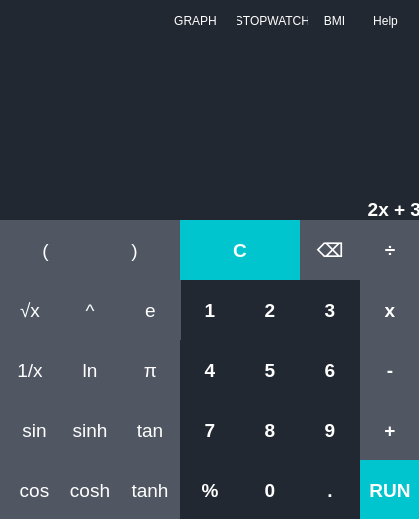
<?xml version="1.0" encoding="UTF-8"?>
<ui version="4.0">
 <class>Dialog</class>
 <widget class="QDialog" name="Dialog">
  <property name="geometry">
   <rect>
    <x>0</x>
    <y>0</y>
    <width>419</width>
    <height>519</height>
   </rect>
  </property>
  <property name="windowTitle">
   <string>Dialog</string>
  </property>
  <property name="styleSheet">
   <string notr="true">background-color:rgb(34, 40, 49);


</string>
  </property>
  <widget class="QLabel" name="display">
   <property name="geometry">
    <rect>
     <x>0</x>
     <y>180</y>
     <width>421</width>
     <height>41</height>
    </rect>
   </property>
   <property name="font">
    <font>
     <family>Microsoft YaHei UI</family>
     <pointsize>14</pointsize>
     <weight>75</weight>
     <bold>true</bold>
    </font>
   </property>
   <property name="styleSheet">
    <string notr="true">color:rgb(255,255,255);
</string>
   </property>
   <property name="text">
    <string>2x + 3</string>
   </property>
   <property name="alignment">
    <set>Qt::AlignBottom|Qt::AlignRight|Qt::AlignTrailing</set>
   </property>
   <property name="margin">
    <number>10</number>
   </property>
  </widget>
  <widget class="QPushButton" name="button_number_one">
   <property name="geometry">
    <rect>
     <x>180</x>
     <y>280</y>
     <width>60</width>
     <height>60</height>
    </rect>
   </property>
   <property name="font">
    <font>
     <family>Microsoft YaHei UI</family>
     <pointsize>14</pointsize>
     <weight>75</weight>
     <bold>true</bold>
    </font>
   </property>
   <property name="styleSheet">
    <string notr="true">QPushButton{
color:rgb(255,255,255);
border-style:none
}

QPushButton:pressed{
color:rgb(0,0,0);
background-color:rgb(149, 153, 160);
}</string>
   </property>
   <property name="text">
    <string>1</string>
   </property>
  </widget>
  <widget class="QPushButton" name="button_open">
   <property name="geometry">
    <rect>
     <x>0</x>
     <y>220</y>
     <width>91</width>
     <height>60</height>
    </rect>
   </property>
   <property name="font">
    <font>
     <family>Microsoft YaHei UI</family>
     <pointsize>14</pointsize>
     <weight>50</weight>
     <bold>false</bold>
    </font>
   </property>
   <property name="styleSheet">
    <string notr="true">QPushButton{
color:rgb(255,255,255);
background-color:rgb(80, 87, 99);
border-style:none
}

QPushButton:pressed{
color:rgb(0,0,0);
background-color:rgb(149, 153, 160);
}</string>
   </property>
   <property name="text">
    <string>(</string>
   </property>
  </widget>
  <widget class="QPushButton" name="button_close">
   <property name="geometry">
    <rect>
     <x>89</x>
     <y>220</y>
     <width>91</width>
     <height>60</height>
    </rect>
   </property>
   <property name="font">
    <font>
     <family>Microsoft YaHei UI</family>
     <pointsize>14</pointsize>
     <weight>50</weight>
     <bold>false</bold>
    </font>
   </property>
   <property name="styleSheet">
    <string notr="true">QPushButton{
color:rgb(255,255,255);
background-color:rgb(80, 87, 99);
border-style:none
}

QPushButton:pressed{
color:rgb(0,0,0);
background-color:rgb(149, 153, 160);
}</string>
   </property>
   <property name="text">
    <string>)</string>
   </property>
  </widget>
  <widget class="QPushButton" name="button_division">
   <property name="geometry">
    <rect>
     <x>360</x>
     <y>220</y>
     <width>60</width>
     <height>60</height>
    </rect>
   </property>
   <property name="font">
    <font>
     <family>Microsoft YaHei UI</family>
     <pointsize>14</pointsize>
     <weight>75</weight>
     <bold>true</bold>
    </font>
   </property>
   <property name="styleSheet">
    <string notr="true">QPushButton{
color:rgb(255,255,255);
background-color:rgb(80, 87, 99);
border-style:none
}

QPushButton:pressed{
color:rgb(0,0,0);
background-color:rgb(149, 153, 160);
}</string>
   </property>
   <property name="text">
    <string>÷</string>
   </property>
  </widget>
  <widget class="QPushButton" name="button_clear_all">
   <property name="geometry">
    <rect>
     <x>180</x>
     <y>220</y>
     <width>120</width>
     <height>60</height>
    </rect>
   </property>
   <property name="font">
    <font>
     <family>Microsoft YaHei UI</family>
     <pointsize>14</pointsize>
     <weight>75</weight>
     <bold>true</bold>
    </font>
   </property>
   <property name="styleSheet">
    <string notr="true">QPushButton{
color:rgb(255,255,255);
background-color:rgb(0, 196, 206);
border-style:none
}

QPushButton:pressed{
color:rgb(0,0,0);
background-color:rgb(107, 233, 239);
}</string>
   </property>
   <property name="text">
    <string>C</string>
   </property>
  </widget>
  <widget class="QPushButton" name="button_delete">
   <property name="geometry">
    <rect>
     <x>300</x>
     <y>220</y>
     <width>60</width>
     <height>60</height>
    </rect>
   </property>
   <property name="font">
    <font>
     <family>Microsoft YaHei UI</family>
     <pointsize>14</pointsize>
     <weight>75</weight>
     <bold>true</bold>
    </font>
   </property>
   <property name="styleSheet">
    <string notr="true">QPushButton{
color:rgb(255,255,255);
background-color:rgb(80, 87, 99);
border-style:none
}

QPushButton:pressed{
color:rgb(0,0,0);
background-color:rgb(149, 153, 160);
}</string>
   </property>
   <property name="text">
    <string>⌫</string>
   </property>
  </widget>
  <widget class="QPushButton" name="button_exponent">
   <property name="geometry">
    <rect>
     <x>60</x>
     <y>280</y>
     <width>60</width>
     <height>60</height>
    </rect>
   </property>
   <property name="font">
    <font>
     <family>Microsoft YaHei UI</family>
     <pointsize>14</pointsize>
     <weight>50</weight>
     <bold>false</bold>
    </font>
   </property>
   <property name="styleSheet">
    <string notr="true">QPushButton{
color:rgb(255,255,255);
background-color:rgb(80, 87, 99);
border-style:none
}

QPushButton:pressed{
color:rgb(0,0,0);
background-color:rgb(149, 153, 160);
}</string>
   </property>
   <property name="text">
    <string>^</string>
   </property>
  </widget>
  <widget class="QPushButton" name="button_fraction">
   <property name="geometry">
    <rect>
     <x>0</x>
     <y>340</y>
     <width>60</width>
     <height>60</height>
    </rect>
   </property>
   <property name="font">
    <font>
     <family>Microsoft YaHei UI</family>
     <pointsize>14</pointsize>
     <weight>50</weight>
     <bold>false</bold>
    </font>
   </property>
   <property name="styleSheet">
    <string notr="true">QPushButton{
color:rgb(255,255,255);
background-color:rgb(80, 87, 99);
border-style:none
}

QPushButton:pressed{
color:rgb(0,0,0);
background-color:rgb(149, 153, 160);
}</string>
   </property>
   <property name="text">
    <string>1/x</string>
   </property>
  </widget>
  <widget class="QPushButton" name="button_ln">
   <property name="geometry">
    <rect>
     <x>60</x>
     <y>340</y>
     <width>60</width>
     <height>60</height>
    </rect>
   </property>
   <property name="font">
    <font>
     <family>Microsoft YaHei UI</family>
     <pointsize>14</pointsize>
     <weight>50</weight>
     <bold>false</bold>
    </font>
   </property>
   <property name="styleSheet">
    <string notr="true">QPushButton{
color:rgb(255,255,255);
background-color:rgb(80, 87, 99);
border-style:none
}

QPushButton:pressed{
color:rgb(0,0,0);
background-color:rgb(149, 153, 160);
}</string>
   </property>
   <property name="text">
    <string>ln</string>
   </property>
  </widget>
  <widget class="QPushButton" name="button_sqrt">
   <property name="geometry">
    <rect>
     <x>0</x>
     <y>280</y>
     <width>60</width>
     <height>60</height>
    </rect>
   </property>
   <property name="font">
    <font>
     <family>Microsoft YaHei UI</family>
     <pointsize>14</pointsize>
     <weight>50</weight>
     <bold>false</bold>
    </font>
   </property>
   <property name="styleSheet">
    <string notr="true">QPushButton{
color:rgb(255,255,255);
background-color:rgb(80, 87, 99);
border-style:none
}

QPushButton:pressed{
color:rgb(0,0,0);
background-color:rgb(149, 153, 160);
}</string>
   </property>
   <property name="text">
    <string>√x</string>
   </property>
  </widget>
  <widget class="QPushButton" name="button_cos">
   <property name="geometry">
    <rect>
     <x>-1</x>
     <y>460</y>
     <width>71</width>
     <height>60</height>
    </rect>
   </property>
   <property name="font">
    <font>
     <family>Microsoft YaHei UI</family>
     <pointsize>14</pointsize>
     <weight>50</weight>
     <bold>false</bold>
    </font>
   </property>
   <property name="styleSheet">
    <string notr="true">QPushButton{
color:rgb(255,255,255);
background-color:rgb(80, 87, 99);
border-style:none
}

QPushButton:pressed{
color:rgb(0,0,0);
background-color:rgb(149, 153, 160);
}</string>
   </property>
   <property name="text">
    <string>cos</string>
   </property>
  </widget>
  <widget class="QPushButton" name="button_e">
   <property name="geometry">
    <rect>
     <x>120</x>
     <y>280</y>
     <width>61</width>
     <height>60</height>
    </rect>
   </property>
   <property name="font">
    <font>
     <family>Microsoft YaHei UI</family>
     <pointsize>14</pointsize>
     <weight>50</weight>
     <bold>false</bold>
    </font>
   </property>
   <property name="styleSheet">
    <string notr="true">QPushButton{
color:rgb(255,255,255);
background-color:rgb(80, 87, 99);
border-style:none
}

QPushButton:pressed{
color:rgb(0,0,0);
background-color:rgb(149, 153, 160);
}</string>
   </property>
   <property name="text">
    <string>e</string>
   </property>
  </widget>
  <widget class="QPushButton" name="button_sin">
   <property name="geometry">
    <rect>
     <x>-1</x>
     <y>400</y>
     <width>71</width>
     <height>60</height>
    </rect>
   </property>
   <property name="font">
    <font>
     <family>Microsoft YaHei UI</family>
     <pointsize>14</pointsize>
     <weight>50</weight>
     <bold>false</bold>
    </font>
   </property>
   <property name="styleSheet">
    <string notr="true">QPushButton{
color:rgb(255,255,255);
background-color:rgb(80, 87, 99);
border-style:none
}

QPushButton:pressed{
color:rgb(0,0,0);
background-color:rgb(149, 153, 160);
}</string>
   </property>
   <property name="text">
    <string>sin</string>
   </property>
  </widget>
  <widget class="QPushButton" name="button_tan">
   <property name="geometry">
    <rect>
     <x>120</x>
     <y>400</y>
     <width>60</width>
     <height>60</height>
    </rect>
   </property>
   <property name="font">
    <font>
     <family>Microsoft YaHei UI</family>
     <pointsize>14</pointsize>
     <weight>50</weight>
     <bold>false</bold>
    </font>
   </property>
   <property name="styleSheet">
    <string notr="true">QPushButton{
color:rgb(255,255,255);
background-color:rgb(80, 87, 99);
border-style:none
}

QPushButton:pressed{
color:rgb(0,0,0);
background-color:rgb(149, 153, 160);
}</string>
   </property>
   <property name="text">
    <string>tan</string>
   </property>
  </widget>
  <widget class="QPushButton" name="button_cosh">
   <property name="geometry">
    <rect>
     <x>60</x>
     <y>460</y>
     <width>60</width>
     <height>60</height>
    </rect>
   </property>
   <property name="font">
    <font>
     <family>Microsoft YaHei UI</family>
     <pointsize>14</pointsize>
     <weight>50</weight>
     <bold>false</bold>
    </font>
   </property>
   <property name="styleSheet">
    <string notr="true">QPushButton{
color:rgb(255,255,255);
background-color:rgb(80, 87, 99);
border-style:none
}

QPushButton:pressed{
color:rgb(0,0,0);
background-color:rgb(149, 153, 160);
}</string>
   </property>
   <property name="text">
    <string>cosh</string>
   </property>
  </widget>
  <widget class="QPushButton" name="button_pi">
   <property name="geometry">
    <rect>
     <x>120</x>
     <y>340</y>
     <width>61</width>
     <height>60</height>
    </rect>
   </property>
   <property name="font">
    <font>
     <family>Microsoft YaHei UI</family>
     <pointsize>14</pointsize>
     <weight>50</weight>
     <bold>false</bold>
    </font>
   </property>
   <property name="styleSheet">
    <string notr="true">QPushButton{
color:rgb(255,255,255);
background-color:rgb(80, 87, 99);
border-style:none
}

QPushButton:pressed{
color:rgb(0,0,0);
background-color:rgb(149, 153, 160);
}</string>
   </property>
   <property name="text">
    <string>π</string>
   </property>
  </widget>
  <widget class="QPushButton" name="button_sinh">
   <property name="geometry">
    <rect>
     <x>60</x>
     <y>400</y>
     <width>60</width>
     <height>60</height>
    </rect>
   </property>
   <property name="font">
    <font>
     <family>Microsoft YaHei UI</family>
     <pointsize>14</pointsize>
     <weight>50</weight>
     <bold>false</bold>
    </font>
   </property>
   <property name="styleSheet">
    <string notr="true">QPushButton{
color:rgb(255,255,255);
background-color:rgb(80, 87, 99);
border-style:none
}

QPushButton:pressed{
color:rgb(0,0,0);
background-color:rgb(149, 153, 160);
}</string>
   </property>
   <property name="text">
    <string>sinh</string>
   </property>
  </widget>
  <widget class="QPushButton" name="button_tanh">
   <property name="geometry">
    <rect>
     <x>120</x>
     <y>460</y>
     <width>60</width>
     <height>60</height>
    </rect>
   </property>
   <property name="font">
    <font>
     <family>Microsoft YaHei UI</family>
     <pointsize>14</pointsize>
     <weight>50</weight>
     <bold>false</bold>
    </font>
   </property>
   <property name="styleSheet">
    <string notr="true">QPushButton{
color:rgb(255,255,255);
background-color:rgb(80, 87, 99);
border-style:none
}

QPushButton:pressed{
color:rgb(0,0,0);
background-color:rgb(149, 153, 160);
}</string>
   </property>
   <property name="text">
    <string>tanh</string>
   </property>
  </widget>
  <widget class="QPushButton" name="button_number_two">
   <property name="geometry">
    <rect>
     <x>240</x>
     <y>280</y>
     <width>60</width>
     <height>60</height>
    </rect>
   </property>
   <property name="font">
    <font>
     <family>Microsoft YaHei UI</family>
     <pointsize>14</pointsize>
     <weight>75</weight>
     <bold>true</bold>
    </font>
   </property>
   <property name="styleSheet">
    <string notr="true">QPushButton{
color:rgb(255,255,255);
border-style:none
}

QPushButton:pressed{
color:rgb(0,0,0);
background-color:rgb(149, 153, 160);
}</string>
   </property>
   <property name="text">
    <string>2</string>
   </property>
  </widget>
  <widget class="QPushButton" name="button_number_three">
   <property name="geometry">
    <rect>
     <x>300</x>
     <y>280</y>
     <width>60</width>
     <height>60</height>
    </rect>
   </property>
   <property name="font">
    <font>
     <family>Microsoft YaHei UI</family>
     <pointsize>14</pointsize>
     <weight>75</weight>
     <bold>true</bold>
    </font>
   </property>
   <property name="styleSheet">
    <string notr="true">QPushButton{
color:rgb(255,255,255);
border-style:none
}

QPushButton:pressed{
color:rgb(0,0,0);
background-color:rgb(149, 153, 160);
}</string>
   </property>
   <property name="text">
    <string>3</string>
   </property>
  </widget>
  <widget class="QPushButton" name="button_number_five">
   <property name="geometry">
    <rect>
     <x>240</x>
     <y>340</y>
     <width>60</width>
     <height>60</height>
    </rect>
   </property>
   <property name="font">
    <font>
     <family>Microsoft YaHei UI</family>
     <pointsize>14</pointsize>
     <weight>75</weight>
     <bold>true</bold>
    </font>
   </property>
   <property name="styleSheet">
    <string notr="true">QPushButton{
color:rgb(255,255,255);
border-style:none
}

QPushButton:pressed{
color:rgb(0,0,0);
background-color:rgb(149, 153, 160);
}</string>
   </property>
   <property name="text">
    <string>5</string>
   </property>
  </widget>
  <widget class="QPushButton" name="button_number_four">
   <property name="geometry">
    <rect>
     <x>180</x>
     <y>340</y>
     <width>60</width>
     <height>60</height>
    </rect>
   </property>
   <property name="font">
    <font>
     <family>Microsoft YaHei UI</family>
     <pointsize>14</pointsize>
     <weight>75</weight>
     <bold>true</bold>
    </font>
   </property>
   <property name="styleSheet">
    <string notr="true">QPushButton{
color:rgb(255,255,255);
border-style:none
}

QPushButton:pressed{
color:rgb(0,0,0);
background-color:rgb(149, 153, 160);
}</string>
   </property>
   <property name="text">
    <string>4</string>
   </property>
  </widget>
  <widget class="QPushButton" name="button_number_six">
   <property name="geometry">
    <rect>
     <x>300</x>
     <y>340</y>
     <width>60</width>
     <height>60</height>
    </rect>
   </property>
   <property name="font">
    <font>
     <family>Microsoft YaHei UI</family>
     <pointsize>14</pointsize>
     <weight>75</weight>
     <bold>true</bold>
    </font>
   </property>
   <property name="styleSheet">
    <string notr="true">QPushButton{
color:rgb(255,255,255);
border-style:none
}

QPushButton:pressed{
color:rgb(0,0,0);
background-color:rgb(149, 153, 160);
}</string>
   </property>
   <property name="text">
    <string>6</string>
   </property>
  </widget>
  <widget class="QPushButton" name="button_number_eight">
   <property name="geometry">
    <rect>
     <x>240</x>
     <y>400</y>
     <width>60</width>
     <height>60</height>
    </rect>
   </property>
   <property name="font">
    <font>
     <family>Microsoft YaHei UI</family>
     <pointsize>14</pointsize>
     <weight>75</weight>
     <bold>true</bold>
    </font>
   </property>
   <property name="styleSheet">
    <string notr="true">QPushButton{
color:rgb(255,255,255);
border-style:none
}

QPushButton:pressed{
color:rgb(0,0,0);
background-color:rgb(149, 153, 160);
}</string>
   </property>
   <property name="text">
    <string>8</string>
   </property>
  </widget>
  <widget class="QPushButton" name="button_number_seven">
   <property name="geometry">
    <rect>
     <x>180</x>
     <y>400</y>
     <width>60</width>
     <height>60</height>
    </rect>
   </property>
   <property name="font">
    <font>
     <family>Microsoft YaHei UI</family>
     <pointsize>14</pointsize>
     <weight>75</weight>
     <bold>true</bold>
    </font>
   </property>
   <property name="styleSheet">
    <string notr="true">QPushButton{
color:rgb(255,255,255);
border-style:none
}

QPushButton:pressed{
color:rgb(0,0,0);
background-color:rgb(149, 153, 160);
}</string>
   </property>
   <property name="text">
    <string>7</string>
   </property>
  </widget>
  <widget class="QPushButton" name="button_number_nine">
   <property name="geometry">
    <rect>
     <x>300</x>
     <y>400</y>
     <width>60</width>
     <height>60</height>
    </rect>
   </property>
   <property name="font">
    <font>
     <family>Microsoft YaHei UI</family>
     <pointsize>14</pointsize>
     <weight>75</weight>
     <bold>true</bold>
    </font>
   </property>
   <property name="styleSheet">
    <string notr="true">QPushButton{
color:rgb(255,255,255);
border-style:none
}

QPushButton:pressed{
color:rgb(0,0,0);
background-color:rgb(149, 153, 160);
}</string>
   </property>
   <property name="text">
    <string>9</string>
   </property>
  </widget>
  <widget class="QPushButton" name="button_zero">
   <property name="geometry">
    <rect>
     <x>240</x>
     <y>460</y>
     <width>60</width>
     <height>60</height>
    </rect>
   </property>
   <property name="font">
    <font>
     <family>Microsoft YaHei UI</family>
     <pointsize>14</pointsize>
     <weight>75</weight>
     <bold>true</bold>
    </font>
   </property>
   <property name="styleSheet">
    <string notr="true">QPushButton{
color:rgb(255,255,255);
border-style:none
}

QPushButton:pressed{
color:rgb(0,0,0);
background-color:rgb(149, 153, 160);
}</string>
   </property>
   <property name="text">
    <string>0</string>
   </property>
  </widget>
  <widget class="QPushButton" name="button_percent">
   <property name="geometry">
    <rect>
     <x>180</x>
     <y>460</y>
     <width>60</width>
     <height>60</height>
    </rect>
   </property>
   <property name="font">
    <font>
     <family>Microsoft YaHei UI</family>
     <pointsize>14</pointsize>
     <weight>75</weight>
     <bold>true</bold>
    </font>
   </property>
   <property name="styleSheet">
    <string notr="true">QPushButton{
color:rgb(255,255,255);
border-style:none
}

QPushButton:pressed{
color:rgb(0,0,0);
background-color:rgb(149, 153, 160);
}</string>
   </property>
   <property name="text">
    <string>%</string>
   </property>
  </widget>
  <widget class="QPushButton" name="button_decimal">
   <property name="geometry">
    <rect>
     <x>300</x>
     <y>460</y>
     <width>60</width>
     <height>60</height>
    </rect>
   </property>
   <property name="font">
    <font>
     <family>Microsoft YaHei UI</family>
     <pointsize>14</pointsize>
     <weight>75</weight>
     <bold>true</bold>
    </font>
   </property>
   <property name="styleSheet">
    <string notr="true">QPushButton{
color:rgb(255,255,255);
border-style:none
}

QPushButton:pressed{
color:rgb(0,0,0);
background-color:rgb(149, 153, 160);
}</string>
   </property>
   <property name="text">
    <string>.</string>
   </property>
  </widget>
  <widget class="QPushButton" name="button_multiply">
   <property name="geometry">
    <rect>
     <x>360</x>
     <y>280</y>
     <width>60</width>
     <height>60</height>
    </rect>
   </property>
   <property name="font">
    <font>
     <family>Microsoft YaHei UI</family>
     <pointsize>14</pointsize>
     <weight>75</weight>
     <bold>true</bold>
    </font>
   </property>
   <property name="styleSheet">
    <string notr="true">QPushButton{
color:rgb(255,255,255);
background-color:rgb(80, 87, 99);
border-style:none
}

QPushButton:pressed{
color:rgb(0,0,0);
background-color:rgb(149, 153, 160);
}</string>
   </property>
   <property name="text">
    <string>x</string>
   </property>
  </widget>
  <widget class="QPushButton" name="button_sub">
   <property name="geometry">
    <rect>
     <x>360</x>
     <y>340</y>
     <width>60</width>
     <height>60</height>
    </rect>
   </property>
   <property name="font">
    <font>
     <family>Microsoft YaHei UI</family>
     <pointsize>14</pointsize>
     <weight>75</weight>
     <bold>true</bold>
    </font>
   </property>
   <property name="styleSheet">
    <string notr="true">QPushButton{
color:rgb(255,255,255);
background-color:rgb(80, 87, 99);
border-style:none
}

QPushButton:pressed{
color:rgb(0,0,0);
background-color:rgb(149, 153, 160);
}</string>
   </property>
   <property name="text">
    <string>-</string>
   </property>
  </widget>
  <widget class="QPushButton" name="button_add">
   <property name="geometry">
    <rect>
     <x>360</x>
     <y>400</y>
     <width>60</width>
     <height>60</height>
    </rect>
   </property>
   <property name="font">
    <font>
     <family>Microsoft YaHei UI</family>
     <pointsize>14</pointsize>
     <weight>75</weight>
     <bold>true</bold>
    </font>
   </property>
   <property name="styleSheet">
    <string notr="true">QPushButton{
color:rgb(255,255,255);
background-color:rgb(80, 87, 99);
border-style:none
}

QPushButton:pressed{
color:rgb(0,0,0);
background-color:rgb(149, 153, 160);
}</string>
   </property>
   <property name="text">
    <string>+</string>
   </property>
  </widget>
  <widget class="QPushButton" name="button_exual">
   <property name="geometry">
    <rect>
     <x>360</x>
     <y>460</y>
     <width>60</width>
     <height>60</height>
    </rect>
   </property>
   <property name="font">
    <font>
     <family>Microsoft YaHei UI</family>
     <pointsize>14</pointsize>
     <weight>75</weight>
     <bold>true</bold>
    </font>
   </property>
   <property name="styleSheet">
    <string notr="true">QPushButton{
color:rgb(255,255,255);
background-color:rgb(0, 196, 206);
border-style:none
}

QPushButton:pressed{
color:rgb(0,0,0);
background-color:rgb(107, 233, 239);
}</string>
   </property>
   <property name="text">
    <string>RUN</string>
   </property>
  </widget>
  <widget class="QPushButton" name="button_logo">
   <property name="geometry">
    <rect>
     <x>10</x>
     <y>10</y>
     <width>31</width>
     <height>21</height>
    </rect>
   </property>
   <property name="styleSheet">
    <string notr="true">QPushButton{
color:rgb(255,255,255);
border-style:none
}

QPushButton:hover{
color:rgb(0,0,0);
background-color:rgb(149, 153, 160);
border-radius: 25px;

}</string>
   </property>
   <property name="text">
    <string/>
   </property>
   <property name="icon">
    <iconset>
     <normaloff>../logo/calculator_logo_smol.png</normaloff>../logo/calculator_logo_smol.png</iconset>
   </property>
  </widget>
  <widget class="QPushButton" name="button_BMI">
   <property name="geometry">
    <rect>
     <x>309</x>
     <y>10</y>
     <width>51</width>
     <height>21</height>
    </rect>
   </property>
   <property name="styleSheet">
    <string notr="true">QPushButton{
color:rgb(255,255,255);
border-style:none
}

QPushButton:hover{
color:rgb(0,0,0);
background-color:rgb(149, 153, 160);
border-radius: 25px;

}</string>
   </property>
   <property name="text">
    <string>BMI</string>
   </property>
  </widget>
  <widget class="QPushButton" name="button_stopwatch">
   <property name="geometry">
    <rect>
     <x>237</x>
     <y>10</y>
     <width>71</width>
     <height>21</height>
    </rect>
   </property>
   <property name="styleSheet">
    <string notr="true">QPushButton{
color:rgb(255,255,255);
border-style:none
}

QPushButton:hover{
color:rgb(0,0,0);
background-color:rgb(149, 153, 160);
border-radius: 25px;

}</string>
   </property>
   <property name="text">
    <string>STOPWATCH</string>
   </property>
  </widget>
  <widget class="QPushButton" name="button_help">
   <property name="geometry">
    <rect>
     <x>360</x>
     <y>10</y>
     <width>51</width>
     <height>21</height>
    </rect>
   </property>
   <property name="styleSheet">
    <string notr="true">QPushButton{
color:rgb(255,255,255);
border-style:none
}

QPushButton:hover{
color:rgb(0,0,0);
background-color:rgb(149, 153, 160);
border-radius: 25px;

}</string>
   </property>
   <property name="text">
    <string>Help</string>
   </property>
  </widget>
  <widget class="QPushButton" name="button_stopwatch_2">
   <property name="geometry">
    <rect>
     <x>160</x>
     <y>10</y>
     <width>71</width>
     <height>21</height>
    </rect>
   </property>
   <property name="styleSheet">
    <string notr="true">QPushButton{
color:rgb(255,255,255);
border-style:none
}

QPushButton:hover{
color:rgb(0,0,0);
background-color:rgb(149, 153, 160);
border-radius: 25px;

}</string>
   </property>
   <property name="text">
    <string>GRAPH</string>
   </property>
  </widget>
 </widget>
 <resources/>
 <connections/>
</ui>
